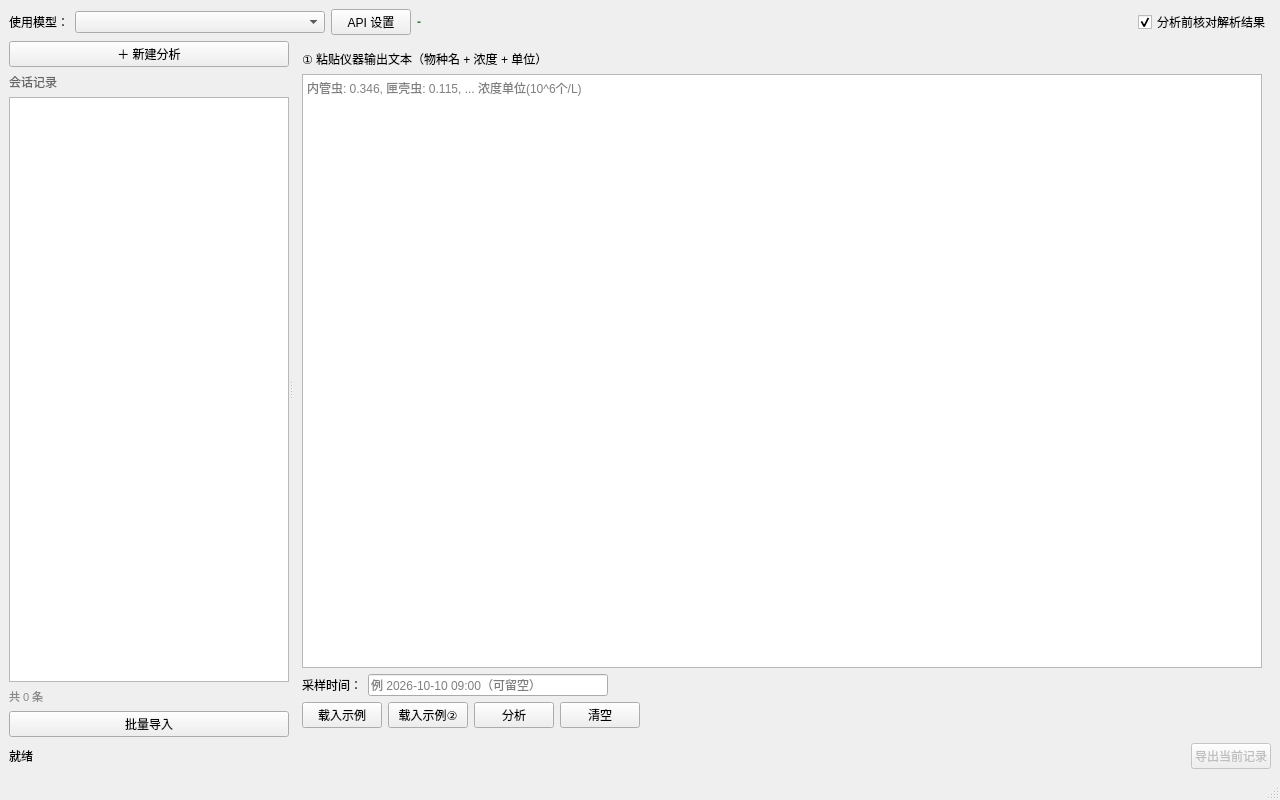
<?xml version="1.0" encoding="UTF-8"?>
<ui version="4.0">
 <class>MainWindow</class>
 <widget class="QMainWindow" name="MainWindow">
  <property name="geometry"><rect><x>0</x><y>0</y><width>1280</width><height>800</height></rect></property>
  <property name="windowTitle"><string>特征微生物分析工具</string></property>
  <widget class="QWidget" name="centralwidget">
   <layout class="QVBoxLayout" name="mainLayout">
    <item>
     <layout class="QHBoxLayout" name="topLayout">
      <item><widget class="QLabel" name="labelMode"><property name="text"><string>使用模型：</string></property></widget></item>
      <item><widget class="QComboBox" name="comboProvider">
        <property name="minimumSize"><size><width>250</width><height>0</height></size></property></widget></item>
      <item><widget class="QPushButton" name="btnApiSettings"><property name="text"><string>API 设置</string></property></widget></item>
      <item><widget class="QLabel" name="labelModeValue">
        <property name="text"><string>-</string></property>
        <property name="styleSheet"><string>color:#1a7f37;font-weight:bold;</string></property></widget></item>
      <item><spacer name="topSpacer">
        <property name="orientation"><enum>Qt::Orientation::Horizontal</enum></property>
        <property name="sizeHint" stdset="0"><size><width>40</width><height>20</height></size></property></spacer></item>
      <item><widget class="QCheckBox" name="chkConfirm">
        <property name="text"><string>分析前核对解析结果</string></property>
        <property name="checked"><bool>true</bool></property></widget></item>
     </layout>
    </item>
    <item>
     <widget class="QSplitter" name="splitter">
      <property name="sizePolicy">
       <sizepolicy hsizetype="Expanding" vsizetype="Expanding">
        <horstretch>0</horstretch><verstretch>1</verstretch></sizepolicy></property>
      <property name="orientation"><enum>Qt::Orientation::Horizontal</enum></property>
      <widget class="QWidget" name="leftPane">
       <property name="minimumSize"><size><width>210</width><height>0</height></size></property>
       <property name="maximumSize"><size><width>280</width><height>16777215</height></size></property>
       <layout class="QVBoxLayout" name="leftLayout">
        <item><widget class="QPushButton" name="btnNew">
          <property name="text"><string>＋ 新建分析</string></property></widget></item>
        <item><widget class="QLabel" name="labelListTitle">
          <property name="text"><string>会话记录</string></property>
          <property name="styleSheet"><string>color:#666;</string></property></widget></item>
        <item><widget class="QListWidget" name="sessionList"/></item>
        <item><widget class="QLabel" name="labelCount">
          <property name="text"><string>共 0 条</string></property>
          <property name="styleSheet"><string>color:#888;font-size:11px;</string></property></widget></item>
        <item><widget class="QPushButton" name="btnBatchImport">
          <property name="text"><string>批量导入</string></property></widget></item>
       </layout>
      </widget>
      <widget class="QStackedWidget" name="rightStack">
       <widget class="QWidget" name="inputPage">
        <layout class="QVBoxLayout" name="inputLayout">
         <item><widget class="QLabel" name="labelInput">
           <property name="text"><string>① 粘贴仪器输出文本（物种名 + 浓度 + 单位）</string></property></widget></item>
         <item><widget class="QPlainTextEdit" name="inputText">
           <property name="placeholderText"><string>内管虫: 0.346, 匣壳虫: 0.115, ... 浓度单位(10^6个/L)</string></property></widget></item>
         <item>
          <layout class="QHBoxLayout" name="timeLayout">
           <item><widget class="QLabel" name="labelTime"><property name="text"><string>采样时间：</string></property></widget></item>
           <item><widget class="QLineEdit" name="timeInput">
             <property name="maximumSize"><size><width>240</width><height>16777215</height></size></property>
             <property name="placeholderText"><string>例 2026-10-10 09:00（可留空）</string></property></widget></item>
           <item><spacer name="timeSpacer">
             <property name="orientation"><enum>Qt::Orientation::Horizontal</enum></property>
             <property name="sizeHint" stdset="0"><size><width>40</width><height>20</height></size></property></spacer></item>
          </layout>
         </item>
         <item>
          <layout class="QHBoxLayout" name="buttonLayout">
           <item><widget class="QPushButton" name="btnSample"><property name="text"><string>载入示例</string></property></widget></item>
           <item><widget class="QPushButton" name="btnSample2"><property name="text"><string>载入示例②</string></property></widget></item>
           <item><widget class="QPushButton" name="btnAnalyze"><property name="text"><string>分析</string></property></widget></item>
           <item><widget class="QPushButton" name="btnClear"><property name="text"><string>清空</string></property></widget></item>
           <item><spacer name="btnSpacer">
             <property name="orientation"><enum>Qt::Orientation::Horizontal</enum></property>
             <property name="sizeHint" stdset="0"><size><width>40</width><height>20</height></size></property></spacer></item>
          </layout>
         </item>
        </layout>
       </widget>
       <widget class="QWidget" name="resultPage">
        <layout class="QVBoxLayout" name="resultLayout">
         <item><widget class="QLabel" name="labelSession">
           <property name="text"><string>（未选择记录）</string></property>
           <property name="styleSheet"><string>color:#1f6feb;font-weight:bold;</string></property></widget></item>
         <item>
          <widget class="QTabWidget" name="tabResults">
           <property name="currentIndex"><number>0</number></property>
           <widget class="QWidget" name="tabMetrics">
            <attribute name="title"><string>② 计算指标</string></attribute>
            <layout class="QVBoxLayout" name="metricsLayout">
             <item><widget class="QTableWidget" name="tblMetrics"/></item></layout>
           </widget>
           <widget class="QWidget" name="tabEvaluations">
            <attribute name="title"><string>③ 物种评价</string></attribute>
            <layout class="QVBoxLayout" name="evaluationsLayout">
             <item><widget class="QTableWidget" name="tblEvaluations"/></item></layout>
           </widget>
           <widget class="QWidget" name="tabReport">
            <attribute name="title"><string>④ AI 分析报告</string></attribute>
            <layout class="QVBoxLayout" name="reportLayout">
             <item><widget class="QPlainTextEdit" name="txtReport">
               <property name="readOnly"><bool>true</bool></property></widget></item></layout>
           </widget>
           <widget class="QWidget" name="tabTrend">
            <attribute name="title"><string>⑤ 趋势对比</string></attribute>
            <layout class="QVBoxLayout" name="trendLayout">
             <item><widget class="QWidget" name="trendHolder" native="true"/></item></layout>
           </widget>
          </widget>
         </item>
        </layout>
       </widget>
      </widget>
     </widget>
    </item>
    <item>
     <layout class="QHBoxLayout" name="bottomLayout">
      <item><widget class="QLabel" name="labelSummary"><property name="text"><string>就绪</string></property></widget></item>
      <item><spacer name="bottomSpacer">
        <property name="orientation"><enum>Qt::Orientation::Horizontal</enum></property>
        <property name="sizeHint" stdset="0"><size><width>40</width><height>20</height></size></property></spacer></item>
      <item><widget class="QPushButton" name="btnExport">
        <property name="enabled"><bool>false</bool></property>
        <property name="text"><string>导出当前记录</string></property></widget></item>
     </layout>
    </item>
   </layout>
  </widget>
  <widget class="QMenuBar" name="menubar"/>
  <widget class="QStatusBar" name="statusbar"/>
 </widget>
 <resources/>
 <connections/>
</ui>
